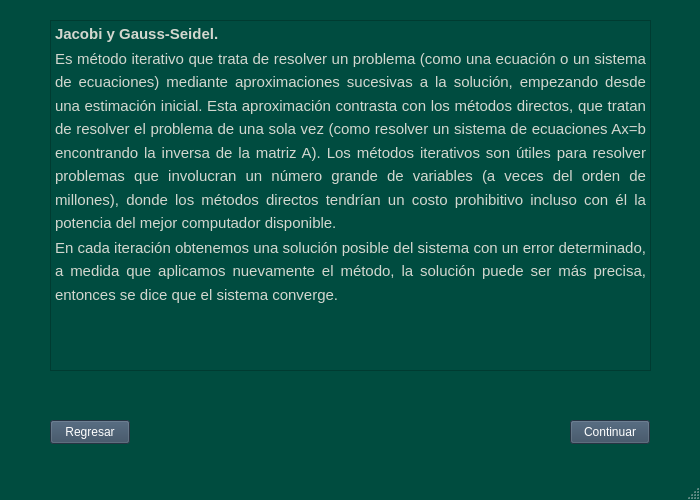
<?xml version="1.0" encoding="UTF-8"?>
<ui version="4.0">
 <class>resumenGaussSeidel</class>
 <widget class="QMainWindow" name="resumenGaussSeidel">
  <property name="geometry">
   <rect>
    <x>0</x>
    <y>0</y>
    <width>700</width>
    <height>500</height>
   </rect>
  </property>
  <property name="palette">
   <palette>
    <active>
     <colorrole role="WindowText">
      <brush brushstyle="SolidPattern">
       <color alpha="255">
        <red>255</red>
        <green>255</green>
        <blue>255</blue>
       </color>
      </brush>
     </colorrole>
     <colorrole role="Button">
      <brush brushstyle="SolidPattern">
       <color alpha="255">
        <red>0</red>
        <green>76</green>
        <blue>63</blue>
       </color>
      </brush>
     </colorrole>
     <colorrole role="Light">
      <brush brushstyle="SolidPattern">
       <color alpha="255">
        <red>0</red>
        <green>114</green>
        <blue>94</blue>
       </color>
      </brush>
     </colorrole>
     <colorrole role="Midlight">
      <brush brushstyle="SolidPattern">
       <color alpha="255">
        <red>0</red>
        <green>95</green>
        <blue>78</blue>
       </color>
      </brush>
     </colorrole>
     <colorrole role="Dark">
      <brush brushstyle="SolidPattern">
       <color alpha="255">
        <red>0</red>
        <green>38</green>
        <blue>31</blue>
       </color>
      </brush>
     </colorrole>
     <colorrole role="Mid">
      <brush brushstyle="SolidPattern">
       <color alpha="255">
        <red>0</red>
        <green>50</green>
        <blue>42</blue>
       </color>
      </brush>
     </colorrole>
     <colorrole role="Text">
      <brush brushstyle="SolidPattern">
       <color alpha="255">
        <red>255</red>
        <green>255</green>
        <blue>255</blue>
       </color>
      </brush>
     </colorrole>
     <colorrole role="BrightText">
      <brush brushstyle="SolidPattern">
       <color alpha="255">
        <red>255</red>
        <green>255</green>
        <blue>255</blue>
       </color>
      </brush>
     </colorrole>
     <colorrole role="ButtonText">
      <brush brushstyle="SolidPattern">
       <color alpha="255">
        <red>255</red>
        <green>255</green>
        <blue>255</blue>
       </color>
      </brush>
     </colorrole>
     <colorrole role="Base">
      <brush brushstyle="SolidPattern">
       <color alpha="255">
        <red>0</red>
        <green>0</green>
        <blue>0</blue>
       </color>
      </brush>
     </colorrole>
     <colorrole role="Window">
      <brush brushstyle="SolidPattern">
       <color alpha="255">
        <red>0</red>
        <green>76</green>
        <blue>63</blue>
       </color>
      </brush>
     </colorrole>
     <colorrole role="Shadow">
      <brush brushstyle="SolidPattern">
       <color alpha="255">
        <red>0</red>
        <green>0</green>
        <blue>0</blue>
       </color>
      </brush>
     </colorrole>
     <colorrole role="AlternateBase">
      <brush brushstyle="SolidPattern">
       <color alpha="255">
        <red>0</red>
        <green>38</green>
        <blue>31</blue>
       </color>
      </brush>
     </colorrole>
     <colorrole role="ToolTipBase">
      <brush brushstyle="SolidPattern">
       <color alpha="255">
        <red>255</red>
        <green>255</green>
        <blue>220</blue>
       </color>
      </brush>
     </colorrole>
     <colorrole role="ToolTipText">
      <brush brushstyle="SolidPattern">
       <color alpha="255">
        <red>0</red>
        <green>0</green>
        <blue>0</blue>
       </color>
      </brush>
     </colorrole>
     <colorrole role="PlaceholderText">
      <brush brushstyle="SolidPattern">
       <color alpha="128">
        <red>255</red>
        <green>255</green>
        <blue>255</blue>
       </color>
      </brush>
     </colorrole>
    </active>
    <inactive>
     <colorrole role="WindowText">
      <brush brushstyle="SolidPattern">
       <color alpha="255">
        <red>255</red>
        <green>255</green>
        <blue>255</blue>
       </color>
      </brush>
     </colorrole>
     <colorrole role="Button">
      <brush brushstyle="SolidPattern">
       <color alpha="255">
        <red>0</red>
        <green>76</green>
        <blue>63</blue>
       </color>
      </brush>
     </colorrole>
     <colorrole role="Light">
      <brush brushstyle="SolidPattern">
       <color alpha="255">
        <red>0</red>
        <green>114</green>
        <blue>94</blue>
       </color>
      </brush>
     </colorrole>
     <colorrole role="Midlight">
      <brush brushstyle="SolidPattern">
       <color alpha="255">
        <red>0</red>
        <green>95</green>
        <blue>78</blue>
       </color>
      </brush>
     </colorrole>
     <colorrole role="Dark">
      <brush brushstyle="SolidPattern">
       <color alpha="255">
        <red>0</red>
        <green>38</green>
        <blue>31</blue>
       </color>
      </brush>
     </colorrole>
     <colorrole role="Mid">
      <brush brushstyle="SolidPattern">
       <color alpha="255">
        <red>0</red>
        <green>50</green>
        <blue>42</blue>
       </color>
      </brush>
     </colorrole>
     <colorrole role="Text">
      <brush brushstyle="SolidPattern">
       <color alpha="255">
        <red>255</red>
        <green>255</green>
        <blue>255</blue>
       </color>
      </brush>
     </colorrole>
     <colorrole role="BrightText">
      <brush brushstyle="SolidPattern">
       <color alpha="255">
        <red>255</red>
        <green>255</green>
        <blue>255</blue>
       </color>
      </brush>
     </colorrole>
     <colorrole role="ButtonText">
      <brush brushstyle="SolidPattern">
       <color alpha="255">
        <red>255</red>
        <green>255</green>
        <blue>255</blue>
       </color>
      </brush>
     </colorrole>
     <colorrole role="Base">
      <brush brushstyle="SolidPattern">
       <color alpha="255">
        <red>0</red>
        <green>0</green>
        <blue>0</blue>
       </color>
      </brush>
     </colorrole>
     <colorrole role="Window">
      <brush brushstyle="SolidPattern">
       <color alpha="255">
        <red>0</red>
        <green>76</green>
        <blue>63</blue>
       </color>
      </brush>
     </colorrole>
     <colorrole role="Shadow">
      <brush brushstyle="SolidPattern">
       <color alpha="255">
        <red>0</red>
        <green>0</green>
        <blue>0</blue>
       </color>
      </brush>
     </colorrole>
     <colorrole role="AlternateBase">
      <brush brushstyle="SolidPattern">
       <color alpha="255">
        <red>0</red>
        <green>38</green>
        <blue>31</blue>
       </color>
      </brush>
     </colorrole>
     <colorrole role="ToolTipBase">
      <brush brushstyle="SolidPattern">
       <color alpha="255">
        <red>255</red>
        <green>255</green>
        <blue>220</blue>
       </color>
      </brush>
     </colorrole>
     <colorrole role="ToolTipText">
      <brush brushstyle="SolidPattern">
       <color alpha="255">
        <red>0</red>
        <green>0</green>
        <blue>0</blue>
       </color>
      </brush>
     </colorrole>
     <colorrole role="PlaceholderText">
      <brush brushstyle="SolidPattern">
       <color alpha="128">
        <red>255</red>
        <green>255</green>
        <blue>255</blue>
       </color>
      </brush>
     </colorrole>
    </inactive>
    <disabled>
     <colorrole role="WindowText">
      <brush brushstyle="SolidPattern">
       <color alpha="255">
        <red>0</red>
        <green>38</green>
        <blue>31</blue>
       </color>
      </brush>
     </colorrole>
     <colorrole role="Button">
      <brush brushstyle="SolidPattern">
       <color alpha="255">
        <red>0</red>
        <green>76</green>
        <blue>63</blue>
       </color>
      </brush>
     </colorrole>
     <colorrole role="Light">
      <brush brushstyle="SolidPattern">
       <color alpha="255">
        <red>0</red>
        <green>114</green>
        <blue>94</blue>
       </color>
      </brush>
     </colorrole>
     <colorrole role="Midlight">
      <brush brushstyle="SolidPattern">
       <color alpha="255">
        <red>0</red>
        <green>95</green>
        <blue>78</blue>
       </color>
      </brush>
     </colorrole>
     <colorrole role="Dark">
      <brush brushstyle="SolidPattern">
       <color alpha="255">
        <red>0</red>
        <green>38</green>
        <blue>31</blue>
       </color>
      </brush>
     </colorrole>
     <colorrole role="Mid">
      <brush brushstyle="SolidPattern">
       <color alpha="255">
        <red>0</red>
        <green>50</green>
        <blue>42</blue>
       </color>
      </brush>
     </colorrole>
     <colorrole role="Text">
      <brush brushstyle="SolidPattern">
       <color alpha="255">
        <red>0</red>
        <green>38</green>
        <blue>31</blue>
       </color>
      </brush>
     </colorrole>
     <colorrole role="BrightText">
      <brush brushstyle="SolidPattern">
       <color alpha="255">
        <red>255</red>
        <green>255</green>
        <blue>255</blue>
       </color>
      </brush>
     </colorrole>
     <colorrole role="ButtonText">
      <brush brushstyle="SolidPattern">
       <color alpha="255">
        <red>0</red>
        <green>38</green>
        <blue>31</blue>
       </color>
      </brush>
     </colorrole>
     <colorrole role="Base">
      <brush brushstyle="SolidPattern">
       <color alpha="255">
        <red>0</red>
        <green>76</green>
        <blue>63</blue>
       </color>
      </brush>
     </colorrole>
     <colorrole role="Window">
      <brush brushstyle="SolidPattern">
       <color alpha="255">
        <red>0</red>
        <green>76</green>
        <blue>63</blue>
       </color>
      </brush>
     </colorrole>
     <colorrole role="Shadow">
      <brush brushstyle="SolidPattern">
       <color alpha="255">
        <red>0</red>
        <green>0</green>
        <blue>0</blue>
       </color>
      </brush>
     </colorrole>
     <colorrole role="AlternateBase">
      <brush brushstyle="SolidPattern">
       <color alpha="255">
        <red>0</red>
        <green>76</green>
        <blue>63</blue>
       </color>
      </brush>
     </colorrole>
     <colorrole role="ToolTipBase">
      <brush brushstyle="SolidPattern">
       <color alpha="255">
        <red>255</red>
        <green>255</green>
        <blue>220</blue>
       </color>
      </brush>
     </colorrole>
     <colorrole role="ToolTipText">
      <brush brushstyle="SolidPattern">
       <color alpha="255">
        <red>0</red>
        <green>0</green>
        <blue>0</blue>
       </color>
      </brush>
     </colorrole>
     <colorrole role="PlaceholderText">
      <brush brushstyle="SolidPattern">
       <color alpha="128">
        <red>255</red>
        <green>255</green>
        <blue>255</blue>
       </color>
      </brush>
     </colorrole>
    </disabled>
   </palette>
  </property>
  <property name="windowTitle">
   <string>MainWindow</string>
  </property>
  <widget class="QWidget" name="centralwidget">
   <widget class="QPushButton" name="pushButton">
    <property name="geometry">
     <rect>
      <x>50</x>
      <y>420</y>
      <width>80</width>
      <height>24</height>
     </rect>
    </property>
    <property name="palette">
     <palette>
      <active>
       <colorrole role="WindowText">
        <brush brushstyle="SolidPattern">
         <color alpha="255">
          <red>255</red>
          <green>255</green>
          <blue>255</blue>
         </color>
        </brush>
       </colorrole>
       <colorrole role="Button">
        <brush brushstyle="SolidPattern">
         <color alpha="255">
          <red>53</red>
          <green>73</green>
          <blue>94</blue>
         </color>
        </brush>
       </colorrole>
       <colorrole role="Light">
        <brush brushstyle="SolidPattern">
         <color alpha="255">
          <red>79</red>
          <green>109</green>
          <blue>141</blue>
         </color>
        </brush>
       </colorrole>
       <colorrole role="Midlight">
        <brush brushstyle="SolidPattern">
         <color alpha="255">
          <red>66</red>
          <green>91</green>
          <blue>117</blue>
         </color>
        </brush>
       </colorrole>
       <colorrole role="Dark">
        <brush brushstyle="SolidPattern">
         <color alpha="255">
          <red>26</red>
          <green>36</green>
          <blue>47</blue>
         </color>
        </brush>
       </colorrole>
       <colorrole role="Mid">
        <brush brushstyle="SolidPattern">
         <color alpha="255">
          <red>35</red>
          <green>48</green>
          <blue>62</blue>
         </color>
        </brush>
       </colorrole>
       <colorrole role="Text">
        <brush brushstyle="SolidPattern">
         <color alpha="255">
          <red>255</red>
          <green>255</green>
          <blue>255</blue>
         </color>
        </brush>
       </colorrole>
       <colorrole role="BrightText">
        <brush brushstyle="SolidPattern">
         <color alpha="255">
          <red>255</red>
          <green>255</green>
          <blue>255</blue>
         </color>
        </brush>
       </colorrole>
       <colorrole role="ButtonText">
        <brush brushstyle="SolidPattern">
         <color alpha="255">
          <red>255</red>
          <green>255</green>
          <blue>255</blue>
         </color>
        </brush>
       </colorrole>
       <colorrole role="Base">
        <brush brushstyle="SolidPattern">
         <color alpha="255">
          <red>0</red>
          <green>0</green>
          <blue>0</blue>
         </color>
        </brush>
       </colorrole>
       <colorrole role="Window">
        <brush brushstyle="SolidPattern">
         <color alpha="255">
          <red>53</red>
          <green>73</green>
          <blue>94</blue>
         </color>
        </brush>
       </colorrole>
       <colorrole role="Shadow">
        <brush brushstyle="SolidPattern">
         <color alpha="255">
          <red>0</red>
          <green>0</green>
          <blue>0</blue>
         </color>
        </brush>
       </colorrole>
       <colorrole role="AlternateBase">
        <brush brushstyle="SolidPattern">
         <color alpha="255">
          <red>26</red>
          <green>36</green>
          <blue>47</blue>
         </color>
        </brush>
       </colorrole>
       <colorrole role="ToolTipBase">
        <brush brushstyle="SolidPattern">
         <color alpha="255">
          <red>255</red>
          <green>255</green>
          <blue>220</blue>
         </color>
        </brush>
       </colorrole>
       <colorrole role="ToolTipText">
        <brush brushstyle="SolidPattern">
         <color alpha="255">
          <red>0</red>
          <green>0</green>
          <blue>0</blue>
         </color>
        </brush>
       </colorrole>
       <colorrole role="PlaceholderText">
        <brush brushstyle="SolidPattern">
         <color alpha="128">
          <red>255</red>
          <green>255</green>
          <blue>255</blue>
         </color>
        </brush>
       </colorrole>
      </active>
      <inactive>
       <colorrole role="WindowText">
        <brush brushstyle="SolidPattern">
         <color alpha="255">
          <red>255</red>
          <green>255</green>
          <blue>255</blue>
         </color>
        </brush>
       </colorrole>
       <colorrole role="Button">
        <brush brushstyle="SolidPattern">
         <color alpha="255">
          <red>53</red>
          <green>73</green>
          <blue>94</blue>
         </color>
        </brush>
       </colorrole>
       <colorrole role="Light">
        <brush brushstyle="SolidPattern">
         <color alpha="255">
          <red>79</red>
          <green>109</green>
          <blue>141</blue>
         </color>
        </brush>
       </colorrole>
       <colorrole role="Midlight">
        <brush brushstyle="SolidPattern">
         <color alpha="255">
          <red>66</red>
          <green>91</green>
          <blue>117</blue>
         </color>
        </brush>
       </colorrole>
       <colorrole role="Dark">
        <brush brushstyle="SolidPattern">
         <color alpha="255">
          <red>26</red>
          <green>36</green>
          <blue>47</blue>
         </color>
        </brush>
       </colorrole>
       <colorrole role="Mid">
        <brush brushstyle="SolidPattern">
         <color alpha="255">
          <red>35</red>
          <green>48</green>
          <blue>62</blue>
         </color>
        </brush>
       </colorrole>
       <colorrole role="Text">
        <brush brushstyle="SolidPattern">
         <color alpha="255">
          <red>255</red>
          <green>255</green>
          <blue>255</blue>
         </color>
        </brush>
       </colorrole>
       <colorrole role="BrightText">
        <brush brushstyle="SolidPattern">
         <color alpha="255">
          <red>255</red>
          <green>255</green>
          <blue>255</blue>
         </color>
        </brush>
       </colorrole>
       <colorrole role="ButtonText">
        <brush brushstyle="SolidPattern">
         <color alpha="255">
          <red>255</red>
          <green>255</green>
          <blue>255</blue>
         </color>
        </brush>
       </colorrole>
       <colorrole role="Base">
        <brush brushstyle="SolidPattern">
         <color alpha="255">
          <red>0</red>
          <green>0</green>
          <blue>0</blue>
         </color>
        </brush>
       </colorrole>
       <colorrole role="Window">
        <brush brushstyle="SolidPattern">
         <color alpha="255">
          <red>53</red>
          <green>73</green>
          <blue>94</blue>
         </color>
        </brush>
       </colorrole>
       <colorrole role="Shadow">
        <brush brushstyle="SolidPattern">
         <color alpha="255">
          <red>0</red>
          <green>0</green>
          <blue>0</blue>
         </color>
        </brush>
       </colorrole>
       <colorrole role="AlternateBase">
        <brush brushstyle="SolidPattern">
         <color alpha="255">
          <red>26</red>
          <green>36</green>
          <blue>47</blue>
         </color>
        </brush>
       </colorrole>
       <colorrole role="ToolTipBase">
        <brush brushstyle="SolidPattern">
         <color alpha="255">
          <red>255</red>
          <green>255</green>
          <blue>220</blue>
         </color>
        </brush>
       </colorrole>
       <colorrole role="ToolTipText">
        <brush brushstyle="SolidPattern">
         <color alpha="255">
          <red>0</red>
          <green>0</green>
          <blue>0</blue>
         </color>
        </brush>
       </colorrole>
       <colorrole role="PlaceholderText">
        <brush brushstyle="SolidPattern">
         <color alpha="128">
          <red>255</red>
          <green>255</green>
          <blue>255</blue>
         </color>
        </brush>
       </colorrole>
      </inactive>
      <disabled>
       <colorrole role="WindowText">
        <brush brushstyle="SolidPattern">
         <color alpha="255">
          <red>26</red>
          <green>36</green>
          <blue>47</blue>
         </color>
        </brush>
       </colorrole>
       <colorrole role="Button">
        <brush brushstyle="SolidPattern">
         <color alpha="255">
          <red>53</red>
          <green>73</green>
          <blue>94</blue>
         </color>
        </brush>
       </colorrole>
       <colorrole role="Light">
        <brush brushstyle="SolidPattern">
         <color alpha="255">
          <red>79</red>
          <green>109</green>
          <blue>141</blue>
         </color>
        </brush>
       </colorrole>
       <colorrole role="Midlight">
        <brush brushstyle="SolidPattern">
         <color alpha="255">
          <red>66</red>
          <green>91</green>
          <blue>117</blue>
         </color>
        </brush>
       </colorrole>
       <colorrole role="Dark">
        <brush brushstyle="SolidPattern">
         <color alpha="255">
          <red>26</red>
          <green>36</green>
          <blue>47</blue>
         </color>
        </brush>
       </colorrole>
       <colorrole role="Mid">
        <brush brushstyle="SolidPattern">
         <color alpha="255">
          <red>35</red>
          <green>48</green>
          <blue>62</blue>
         </color>
        </brush>
       </colorrole>
       <colorrole role="Text">
        <brush brushstyle="SolidPattern">
         <color alpha="255">
          <red>26</red>
          <green>36</green>
          <blue>47</blue>
         </color>
        </brush>
       </colorrole>
       <colorrole role="BrightText">
        <brush brushstyle="SolidPattern">
         <color alpha="255">
          <red>255</red>
          <green>255</green>
          <blue>255</blue>
         </color>
        </brush>
       </colorrole>
       <colorrole role="ButtonText">
        <brush brushstyle="SolidPattern">
         <color alpha="255">
          <red>26</red>
          <green>36</green>
          <blue>47</blue>
         </color>
        </brush>
       </colorrole>
       <colorrole role="Base">
        <brush brushstyle="SolidPattern">
         <color alpha="255">
          <red>53</red>
          <green>73</green>
          <blue>94</blue>
         </color>
        </brush>
       </colorrole>
       <colorrole role="Window">
        <brush brushstyle="SolidPattern">
         <color alpha="255">
          <red>53</red>
          <green>73</green>
          <blue>94</blue>
         </color>
        </brush>
       </colorrole>
       <colorrole role="Shadow">
        <brush brushstyle="SolidPattern">
         <color alpha="255">
          <red>0</red>
          <green>0</green>
          <blue>0</blue>
         </color>
        </brush>
       </colorrole>
       <colorrole role="AlternateBase">
        <brush brushstyle="SolidPattern">
         <color alpha="255">
          <red>53</red>
          <green>73</green>
          <blue>94</blue>
         </color>
        </brush>
       </colorrole>
       <colorrole role="ToolTipBase">
        <brush brushstyle="SolidPattern">
         <color alpha="255">
          <red>255</red>
          <green>255</green>
          <blue>220</blue>
         </color>
        </brush>
       </colorrole>
       <colorrole role="ToolTipText">
        <brush brushstyle="SolidPattern">
         <color alpha="255">
          <red>0</red>
          <green>0</green>
          <blue>0</blue>
         </color>
        </brush>
       </colorrole>
       <colorrole role="PlaceholderText">
        <brush brushstyle="SolidPattern">
         <color alpha="128">
          <red>255</red>
          <green>255</green>
          <blue>255</blue>
         </color>
        </brush>
       </colorrole>
      </disabled>
     </palette>
    </property>
    <property name="text">
     <string>Regresar</string>
    </property>
   </widget>
   <widget class="QPushButton" name="pushButton_2">
    <property name="geometry">
     <rect>
      <x>570</x>
      <y>420</y>
      <width>80</width>
      <height>24</height>
     </rect>
    </property>
    <property name="palette">
     <palette>
      <active>
       <colorrole role="WindowText">
        <brush brushstyle="SolidPattern">
         <color alpha="255">
          <red>255</red>
          <green>255</green>
          <blue>255</blue>
         </color>
        </brush>
       </colorrole>
       <colorrole role="Button">
        <brush brushstyle="SolidPattern">
         <color alpha="255">
          <red>53</red>
          <green>73</green>
          <blue>94</blue>
         </color>
        </brush>
       </colorrole>
       <colorrole role="Light">
        <brush brushstyle="SolidPattern">
         <color alpha="255">
          <red>79</red>
          <green>109</green>
          <blue>141</blue>
         </color>
        </brush>
       </colorrole>
       <colorrole role="Midlight">
        <brush brushstyle="SolidPattern">
         <color alpha="255">
          <red>66</red>
          <green>91</green>
          <blue>117</blue>
         </color>
        </brush>
       </colorrole>
       <colorrole role="Dark">
        <brush brushstyle="SolidPattern">
         <color alpha="255">
          <red>26</red>
          <green>36</green>
          <blue>47</blue>
         </color>
        </brush>
       </colorrole>
       <colorrole role="Mid">
        <brush brushstyle="SolidPattern">
         <color alpha="255">
          <red>35</red>
          <green>48</green>
          <blue>62</blue>
         </color>
        </brush>
       </colorrole>
       <colorrole role="Text">
        <brush brushstyle="SolidPattern">
         <color alpha="255">
          <red>255</red>
          <green>255</green>
          <blue>255</blue>
         </color>
        </brush>
       </colorrole>
       <colorrole role="BrightText">
        <brush brushstyle="SolidPattern">
         <color alpha="255">
          <red>255</red>
          <green>255</green>
          <blue>255</blue>
         </color>
        </brush>
       </colorrole>
       <colorrole role="ButtonText">
        <brush brushstyle="SolidPattern">
         <color alpha="255">
          <red>255</red>
          <green>255</green>
          <blue>255</blue>
         </color>
        </brush>
       </colorrole>
       <colorrole role="Base">
        <brush brushstyle="SolidPattern">
         <color alpha="255">
          <red>0</red>
          <green>0</green>
          <blue>0</blue>
         </color>
        </brush>
       </colorrole>
       <colorrole role="Window">
        <brush brushstyle="SolidPattern">
         <color alpha="255">
          <red>53</red>
          <green>73</green>
          <blue>94</blue>
         </color>
        </brush>
       </colorrole>
       <colorrole role="Shadow">
        <brush brushstyle="SolidPattern">
         <color alpha="255">
          <red>0</red>
          <green>0</green>
          <blue>0</blue>
         </color>
        </brush>
       </colorrole>
       <colorrole role="AlternateBase">
        <brush brushstyle="SolidPattern">
         <color alpha="255">
          <red>26</red>
          <green>36</green>
          <blue>47</blue>
         </color>
        </brush>
       </colorrole>
       <colorrole role="ToolTipBase">
        <brush brushstyle="SolidPattern">
         <color alpha="255">
          <red>255</red>
          <green>255</green>
          <blue>220</blue>
         </color>
        </brush>
       </colorrole>
       <colorrole role="ToolTipText">
        <brush brushstyle="SolidPattern">
         <color alpha="255">
          <red>0</red>
          <green>0</green>
          <blue>0</blue>
         </color>
        </brush>
       </colorrole>
       <colorrole role="PlaceholderText">
        <brush brushstyle="SolidPattern">
         <color alpha="128">
          <red>255</red>
          <green>255</green>
          <blue>255</blue>
         </color>
        </brush>
       </colorrole>
      </active>
      <inactive>
       <colorrole role="WindowText">
        <brush brushstyle="SolidPattern">
         <color alpha="255">
          <red>255</red>
          <green>255</green>
          <blue>255</blue>
         </color>
        </brush>
       </colorrole>
       <colorrole role="Button">
        <brush brushstyle="SolidPattern">
         <color alpha="255">
          <red>53</red>
          <green>73</green>
          <blue>94</blue>
         </color>
        </brush>
       </colorrole>
       <colorrole role="Light">
        <brush brushstyle="SolidPattern">
         <color alpha="255">
          <red>79</red>
          <green>109</green>
          <blue>141</blue>
         </color>
        </brush>
       </colorrole>
       <colorrole role="Midlight">
        <brush brushstyle="SolidPattern">
         <color alpha="255">
          <red>66</red>
          <green>91</green>
          <blue>117</blue>
         </color>
        </brush>
       </colorrole>
       <colorrole role="Dark">
        <brush brushstyle="SolidPattern">
         <color alpha="255">
          <red>26</red>
          <green>36</green>
          <blue>47</blue>
         </color>
        </brush>
       </colorrole>
       <colorrole role="Mid">
        <brush brushstyle="SolidPattern">
         <color alpha="255">
          <red>35</red>
          <green>48</green>
          <blue>62</blue>
         </color>
        </brush>
       </colorrole>
       <colorrole role="Text">
        <brush brushstyle="SolidPattern">
         <color alpha="255">
          <red>255</red>
          <green>255</green>
          <blue>255</blue>
         </color>
        </brush>
       </colorrole>
       <colorrole role="BrightText">
        <brush brushstyle="SolidPattern">
         <color alpha="255">
          <red>255</red>
          <green>255</green>
          <blue>255</blue>
         </color>
        </brush>
       </colorrole>
       <colorrole role="ButtonText">
        <brush brushstyle="SolidPattern">
         <color alpha="255">
          <red>255</red>
          <green>255</green>
          <blue>255</blue>
         </color>
        </brush>
       </colorrole>
       <colorrole role="Base">
        <brush brushstyle="SolidPattern">
         <color alpha="255">
          <red>0</red>
          <green>0</green>
          <blue>0</blue>
         </color>
        </brush>
       </colorrole>
       <colorrole role="Window">
        <brush brushstyle="SolidPattern">
         <color alpha="255">
          <red>53</red>
          <green>73</green>
          <blue>94</blue>
         </color>
        </brush>
       </colorrole>
       <colorrole role="Shadow">
        <brush brushstyle="SolidPattern">
         <color alpha="255">
          <red>0</red>
          <green>0</green>
          <blue>0</blue>
         </color>
        </brush>
       </colorrole>
       <colorrole role="AlternateBase">
        <brush brushstyle="SolidPattern">
         <color alpha="255">
          <red>26</red>
          <green>36</green>
          <blue>47</blue>
         </color>
        </brush>
       </colorrole>
       <colorrole role="ToolTipBase">
        <brush brushstyle="SolidPattern">
         <color alpha="255">
          <red>255</red>
          <green>255</green>
          <blue>220</blue>
         </color>
        </brush>
       </colorrole>
       <colorrole role="ToolTipText">
        <brush brushstyle="SolidPattern">
         <color alpha="255">
          <red>0</red>
          <green>0</green>
          <blue>0</blue>
         </color>
        </brush>
       </colorrole>
       <colorrole role="PlaceholderText">
        <brush brushstyle="SolidPattern">
         <color alpha="128">
          <red>255</red>
          <green>255</green>
          <blue>255</blue>
         </color>
        </brush>
       </colorrole>
      </inactive>
      <disabled>
       <colorrole role="WindowText">
        <brush brushstyle="SolidPattern">
         <color alpha="255">
          <red>26</red>
          <green>36</green>
          <blue>47</blue>
         </color>
        </brush>
       </colorrole>
       <colorrole role="Button">
        <brush brushstyle="SolidPattern">
         <color alpha="255">
          <red>53</red>
          <green>73</green>
          <blue>94</blue>
         </color>
        </brush>
       </colorrole>
       <colorrole role="Light">
        <brush brushstyle="SolidPattern">
         <color alpha="255">
          <red>79</red>
          <green>109</green>
          <blue>141</blue>
         </color>
        </brush>
       </colorrole>
       <colorrole role="Midlight">
        <brush brushstyle="SolidPattern">
         <color alpha="255">
          <red>66</red>
          <green>91</green>
          <blue>117</blue>
         </color>
        </brush>
       </colorrole>
       <colorrole role="Dark">
        <brush brushstyle="SolidPattern">
         <color alpha="255">
          <red>26</red>
          <green>36</green>
          <blue>47</blue>
         </color>
        </brush>
       </colorrole>
       <colorrole role="Mid">
        <brush brushstyle="SolidPattern">
         <color alpha="255">
          <red>35</red>
          <green>48</green>
          <blue>62</blue>
         </color>
        </brush>
       </colorrole>
       <colorrole role="Text">
        <brush brushstyle="SolidPattern">
         <color alpha="255">
          <red>26</red>
          <green>36</green>
          <blue>47</blue>
         </color>
        </brush>
       </colorrole>
       <colorrole role="BrightText">
        <brush brushstyle="SolidPattern">
         <color alpha="255">
          <red>255</red>
          <green>255</green>
          <blue>255</blue>
         </color>
        </brush>
       </colorrole>
       <colorrole role="ButtonText">
        <brush brushstyle="SolidPattern">
         <color alpha="255">
          <red>26</red>
          <green>36</green>
          <blue>47</blue>
         </color>
        </brush>
       </colorrole>
       <colorrole role="Base">
        <brush brushstyle="SolidPattern">
         <color alpha="255">
          <red>53</red>
          <green>73</green>
          <blue>94</blue>
         </color>
        </brush>
       </colorrole>
       <colorrole role="Window">
        <brush brushstyle="SolidPattern">
         <color alpha="255">
          <red>53</red>
          <green>73</green>
          <blue>94</blue>
         </color>
        </brush>
       </colorrole>
       <colorrole role="Shadow">
        <brush brushstyle="SolidPattern">
         <color alpha="255">
          <red>0</red>
          <green>0</green>
          <blue>0</blue>
         </color>
        </brush>
       </colorrole>
       <colorrole role="AlternateBase">
        <brush brushstyle="SolidPattern">
         <color alpha="255">
          <red>53</red>
          <green>73</green>
          <blue>94</blue>
         </color>
        </brush>
       </colorrole>
       <colorrole role="ToolTipBase">
        <brush brushstyle="SolidPattern">
         <color alpha="255">
          <red>255</red>
          <green>255</green>
          <blue>220</blue>
         </color>
        </brush>
       </colorrole>
       <colorrole role="ToolTipText">
        <brush brushstyle="SolidPattern">
         <color alpha="255">
          <red>0</red>
          <green>0</green>
          <blue>0</blue>
         </color>
        </brush>
       </colorrole>
       <colorrole role="PlaceholderText">
        <brush brushstyle="SolidPattern">
         <color alpha="128">
          <red>255</red>
          <green>255</green>
          <blue>255</blue>
         </color>
        </brush>
       </colorrole>
      </disabled>
     </palette>
    </property>
    <property name="text">
     <string>Continuar</string>
    </property>
   </widget>
   <widget class="QTextBrowser" name="textBrowser">
    <property name="geometry">
     <rect>
      <x>50</x>
      <y>20</y>
      <width>601</width>
      <height>351</height>
     </rect>
    </property>
    <property name="palette">
     <palette>
      <active>
       <colorrole role="Base">
        <brush brushstyle="SolidPattern">
         <color alpha="255">
          <red>0</red>
          <green>76</green>
          <blue>64</blue>
         </color>
        </brush>
       </colorrole>
       <colorrole role="Shadow">
        <brush brushstyle="SolidPattern">
         <color alpha="255">
          <red>0</red>
          <green>76</green>
          <blue>64</blue>
         </color>
        </brush>
       </colorrole>
       <colorrole role="ToolTipText">
        <brush brushstyle="SolidPattern">
         <color alpha="255">
          <red>0</red>
          <green>76</green>
          <blue>64</blue>
         </color>
        </brush>
       </colorrole>
      </active>
      <inactive>
       <colorrole role="Base">
        <brush brushstyle="SolidPattern">
         <color alpha="255">
          <red>0</red>
          <green>76</green>
          <blue>64</blue>
         </color>
        </brush>
       </colorrole>
       <colorrole role="Shadow">
        <brush brushstyle="SolidPattern">
         <color alpha="255">
          <red>0</red>
          <green>76</green>
          <blue>64</blue>
         </color>
        </brush>
       </colorrole>
       <colorrole role="ToolTipText">
        <brush brushstyle="SolidPattern">
         <color alpha="255">
          <red>0</red>
          <green>76</green>
          <blue>64</blue>
         </color>
        </brush>
       </colorrole>
      </inactive>
      <disabled>
       <colorrole role="Base">
        <brush brushstyle="SolidPattern">
         <color alpha="255">
          <red>0</red>
          <green>76</green>
          <blue>64</blue>
         </color>
        </brush>
       </colorrole>
       <colorrole role="Shadow">
        <brush brushstyle="SolidPattern">
         <color alpha="255">
          <red>0</red>
          <green>76</green>
          <blue>64</blue>
         </color>
        </brush>
       </colorrole>
       <colorrole role="ToolTipText">
        <brush brushstyle="SolidPattern">
         <color alpha="255">
          <red>0</red>
          <green>76</green>
          <blue>64</blue>
         </color>
        </brush>
       </colorrole>
      </disabled>
     </palette>
    </property>
    <property name="html">
     <string>&lt;!DOCTYPE HTML PUBLIC &quot;-//W3C//DTD HTML 4.0//EN&quot; &quot;http://www.w3.org/TR/REC-html40/strict.dtd&quot;&gt;
&lt;html&gt;&lt;head&gt;&lt;meta name=&quot;qrichtext&quot; content=&quot;1&quot; /&gt;&lt;style type=&quot;text/css&quot;&gt;
p, li { white-space: pre-wrap; }
&lt;/style&gt;&lt;/head&gt;&lt;body style=&quot; font-family:'Ubuntu'; font-size:10pt; font-weight:400; font-style:normal;&quot;&gt;
&lt;p align=&quot;justify&quot; style=&quot; margin-top:0px; margin-bottom:0px; margin-left:0px; margin-right:0px; -qt-block-indent:0; text-indent:0px; line-height:138%;&quot;&gt;&lt;a name=&quot;docs-internal-guid-a451d45a-7fff-7402-d954-3a0cd6cf9788&quot;&gt;&lt;/a&gt;&lt;span style=&quot; font-family:'Roboto','sans-serif'; font-size:11pt; font-weight:600; color:#d3d7cf; background-color:transparent;&quot;&gt;J&lt;/span&gt;&lt;span style=&quot; font-family:'Roboto','sans-serif'; font-size:11pt; font-weight:600; color:#d3d7cf; background-color:transparent;&quot;&gt;acobi y Gauss-Seidel.&lt;/span&gt;&lt;/p&gt;
&lt;p align=&quot;justify&quot; style=&quot; margin-top:0px; margin-bottom:0px; margin-left:0px; margin-right:0px; -qt-block-indent:0; text-indent:0px; line-height:138%;&quot;&gt;&lt;span style=&quot; font-family:'Roboto','sans-serif'; font-size:11pt; color:#d3d7cf; background-color:transparent;&quot;&gt;Es método iterativo que trata de resolver un problema (como una ecuación o un sistema de ecuaciones) mediante aproximaciones sucesivas a la solución, empezando desde una estimación inicial. Esta aproximación contrasta con los métodos directos, que tratan de resolver el problema de una sola vez (como resolver un sistema de ecuaciones Ax=b encontrando la inversa de la matriz A). Los métodos iterativos son útiles para resolver problemas que involucran un número grande de variables (a veces del orden de millones), donde los métodos directos tendrían un costo prohibitivo incluso con él la potencia del mejor computador disponible. &lt;/span&gt;&lt;/p&gt;
&lt;p align=&quot;justify&quot; style=&quot; margin-top:0px; margin-bottom:0px; margin-left:0px; margin-right:0px; -qt-block-indent:0; text-indent:0px; line-height:138%;&quot;&gt;&lt;span style=&quot; font-family:'Roboto','sans-serif'; font-size:11pt; color:#d3d7cf; background-color:transparent;&quot;&gt;En cada iteración obtenemos una solución posible del sistema con un error determinado, a medida que aplicamos nuevamente el método, la solución puede ser más precisa, entonces se dice que el sistema converge.&lt;/span&gt;&lt;/p&gt;&lt;/body&gt;&lt;/html&gt;</string>
    </property>
   </widget>
  </widget>
  <widget class="QMenuBar" name="menubar">
   <property name="geometry">
    <rect>
     <x>0</x>
     <y>0</y>
     <width>700</width>
     <height>21</height>
    </rect>
   </property>
  </widget>
  <widget class="QStatusBar" name="statusbar"/>
 </widget>
 <resources/>
 <connections/>
</ui>
